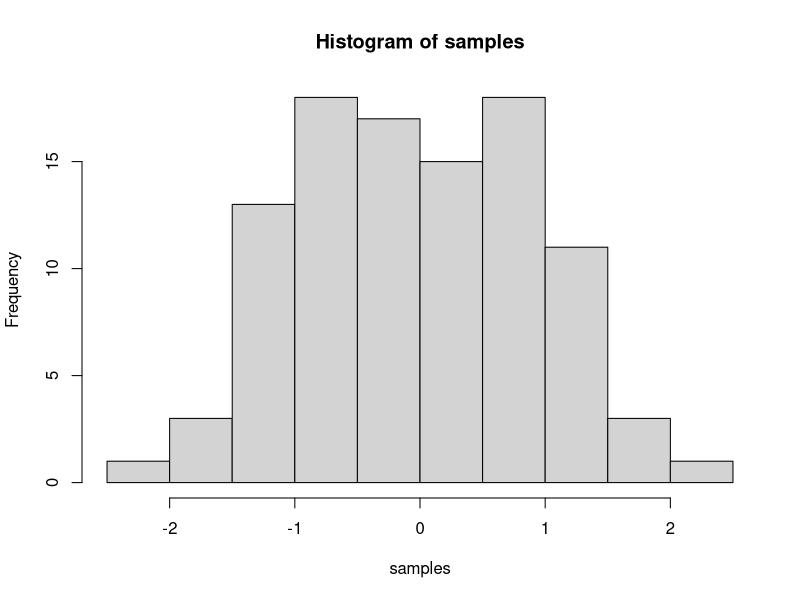

The R script that drew this image:
## ---- chunk 1
knitr::opts_chunk$set(message=FALSE,warning=FALSE, cache=TRUE)
## ---- chunk 2
samples <- rnorm(100, mean=0, sd=1)
hist(samples)
## ---- chunk 3
1+2
2*5
5/3
(1+6+4)/5
## ---- chunk 4
a<-1
b<-2
a+b
d<-c(1,2,3)
e<-c(5,6,7)
d+e
d*e
d/e
## ---- chunk 5
# for loop solution
# i becomes the number 1 to 100 at each step of the loop
a <- length(100) # make empty variable, set length to 100
for (i in 1:100){
  a[i] <-i #assigns the number in i, to the ith index of a
}
print(a)
# for loop solution #2
a<-c() #create empty variable using combine command
for (i in 1:100){
  a<-c(a,i) # keeps combining a with itself and the new number in i
}
print(a)
# seq solution
a <- seq(1,100,1) # look up help for seq using ?seq() in console
print(a)
